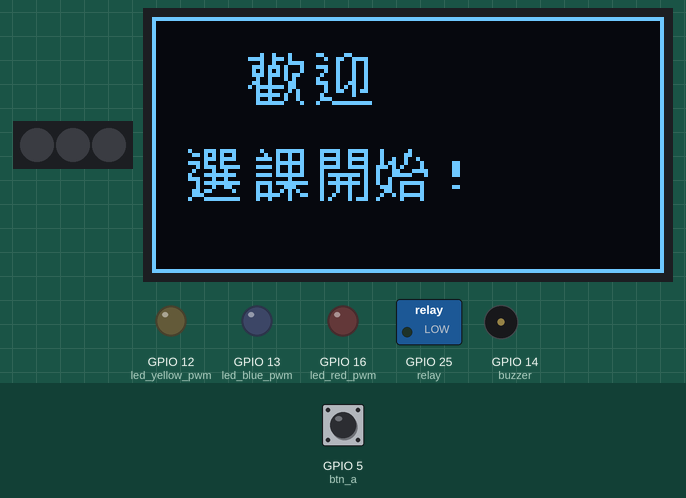
This program was run on a simulated ESP32 board running MicroPython. Shown: 3 RGB LEDs in strip order, left to right, 128×64 one-colour display, switched loads named in the program (green lamp = pin HIGH), output pins drawn as LEDs (lit = HIGH), buzzer (waves = sounding). Inputs (shaded band) come from the test bench; at power-on: GPIO 5 (btn_a) HIGH. Library files of the repository ran but are not shown: ssd1306.py, zhfont.py; what the program prints to the serial console is not drawn.

Above: at 0.8 s.
At 2.9 s:
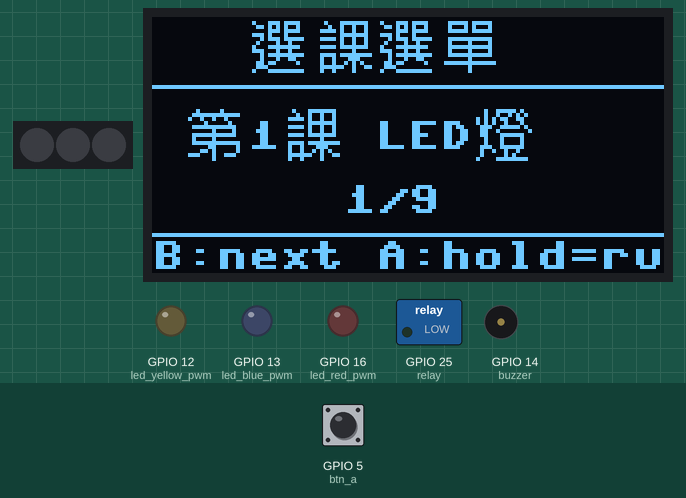
3.0 s: GPIO 5 (btn_a) pulled LOW for 1 s
At 5.3 s:
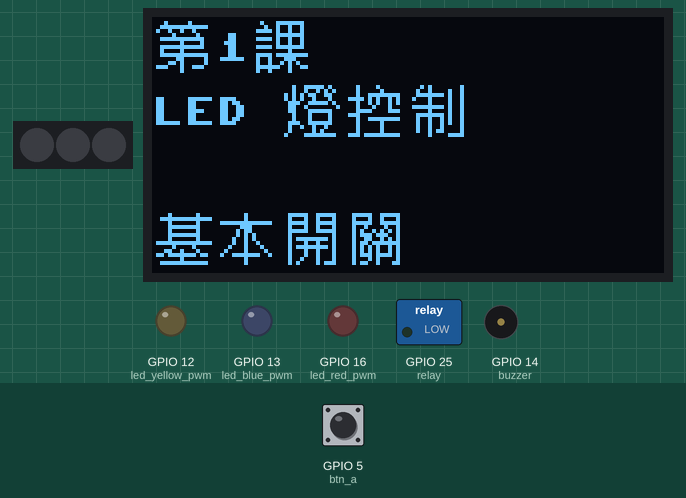
At 8.92 s:
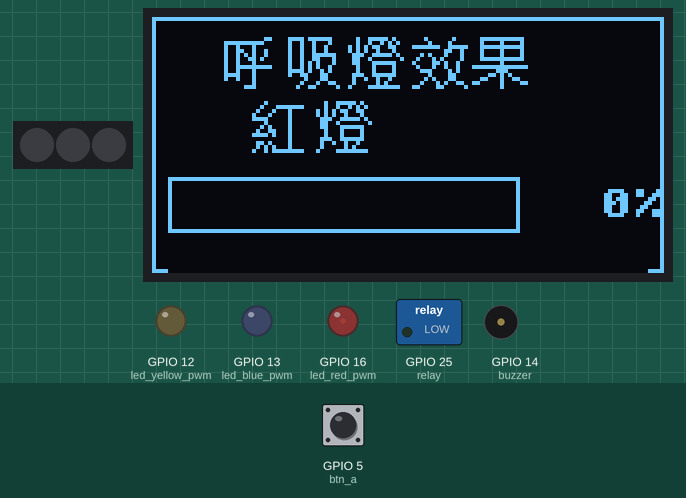
Timing chart, 0 to 22.3 s (numbered marks = the images above; inputs shaded):
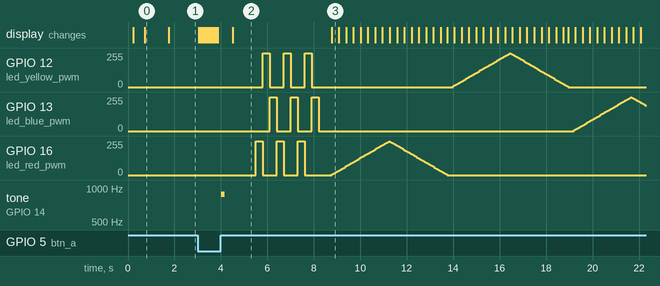

Measured:
- after the input at 3.0 s, GPIO 12 (led_yellow_pwm): 0/255 → 255/255 after 2.8 s, → 0/255 0.30 s later, → 255/255 0.60 s later, → 0/255 0.30 s later, … (134 changes in this stretch); GPIO 13 (led_blue_pwm): 0/255 → 255/255 after 3.1 s, → 0/255 0.30 s later, → 255/255 0.60 s later, → 0/255 0.30 s later, … (86 changes in this stretch)
- what the display in image 0 shows lasts 1.1 s, from 0.7 s to 1.8 s

The program:

main.py
```python
# ============================================
# EZ Start Kit+ 課程選單
# ============================================
# 操作方式：
#   短按 B = 切換下一課
#   長按 A（按住超過 1 秒）= 執行課程
#
# 展示的 MCU 功能：
# 1. IRQ（中斷）：按鈕按下時 MCU 自動通知
# 2. Timer（計時器）防抖動：等一小段時間再處理
# ============================================

from lib.ezkit import *
from machine import Timer

# 課程清單
LESSONS = [
    ("demos/d1_led",       "第1課 LED燈"),
    ("demos/d2_rgb",       "第2課 RGB燈"),
    ("demos/d3_buzzer",    "第3課 蜂鳴器"),
    ("demos/d4_oled",      "第4課 OLED"),
    ("demos/d5_sensors",   "第5課 感測器"),
    ("demos/d6_buttons",   "第6課 按鈕"),
    ("demos/d7_ir",        "第7課 紅外線"),
    ("demos/d8_relay",     "第8課 繼電器"),
    ("demos/d9_full_demo", "第9課 全展示"),
]

current = 0
menu_changed = True
a_press_time = 0

# Timer 防抖動
# ESP32 有 4 個硬體 Timer（編號 0~3）
timer_b = Timer(0)


# === 按鈕 B：IRQ + Timer 防抖動 → 切換課程 ===

def on_btn_b_confirmed(timer):
    """Timer 倒數完，確認 B 真的被按了"""
    global current, menu_changed
    # 讀 3 次確認，避免雜訊誤判
    count = 0
    for _ in range(3):
        if btn_b.value() == 0:
            count += 1
        time.sleep(0.005)
    if count >= 2:              # 至少 2 次讀到按下
        current = (current + 1) % len(LESSONS)
        menu_changed = True
        buzzer.freq(523)
        buzzer.duty(512)
        time.sleep(0.03)
        buzzer.duty(0)


def on_btn_b_irq(pin):
    """按鈕 B 的 IRQ 中斷 — 啟動防抖動 Timer
    等 100ms 後再確認，過濾彈跳雜訊
    """
    timer_b.init(
        mode=Timer.ONE_SHOT,
        period=100,
        callback=on_btn_b_confirmed
    )


# === 按鈕 A：輪詢偵測長按 → 執行課程 ===
# A 用輪詢是因為需要即時顯示長按進度條

# 註冊 B 的 IRQ
btn_b.irq(trigger=Pin.IRQ_FALLING, handler=on_btn_b_irq)


def draw_menu():
    oled.fill(0)
    draw_text(oled, 24, 0, "選課選單")
    oled.hline(0, 17, 128, 1)

    name = LESSONS[current][1]
    draw_text(oled, 8, 22, name)

    oled.text("{}/{}".format(current + 1, len(LESSONS)), 48, 42, 1)

    oled.hline(0, 54, 128, 1)
    oled.text("B:next A:hold=run", 0, 56, 1)
    oled.show()


def run_lesson(idx):
    btn_b.irq(handler=None)    # 關掉 IRQ

    module_path = LESSONS[idx][0]
    mod_name = module_path.replace("/", ".")
    print("執行: {}".format(mod_name))

    # 刪除快取，這樣才能重複執行同一課
    import sys
    if mod_name in sys.modules:
        del sys.modules[mod_name]

    try:
        mod = __import__(mod_name)
    except Exception as e:
        oled.fill(0)
        oled.text("Error:", 0, 0, 1)
        oled.text(str(e)[:16], 0, 16, 1)
        oled.show()
        print("錯誤: {}".format(e))
        time.sleep(3)

    time.sleep(0.5)
    btn_b.irq(trigger=Pin.IRQ_FALLING, handler=on_btn_b_irq)


# === 主程式 ===
print("=== EZ Start Kit+ 課程選單 ===")

oled.fill(0)
draw_border()
typing_effect("歡迎", 24, 8)
time.sleep(0.3)
draw_text(oled, 8, 32, "選課開始!")
oled.show()
time.sleep(1)

last_a = 1

while True:
    a = btn_a.value()

    # 按鈕 A：偵測按下
    if a == 0 and last_a == 1:
        a_press_time = time.ticks_ms()

    # 按鈕 A：放開
    if a == 1 and last_a == 0:
        a_press_time = 0

    # 按住 A 時顯示進度條
    if a == 0 and a_press_time > 0:
        held = time.ticks_diff(time.ticks_ms(), a_press_time)
        oled.fill_rect(0, 54, 128, 10, 0)
        if held > 800:
            oled.text(">>> RUN! <<<", 16, 56, 1)
            oled.show()
            while btn_a.value() == 0:
                time.sleep(0.01)
            a_press_time = 0

            buzzer.freq(880)
            buzzer.duty(512)
            time.sleep(0.15)
            buzzer.duty(0)
            time.sleep(0.3)

            run_lesson(current)
            menu_changed = True
            last_a = 1
            time.sleep(0.5)
            continue
        else:
            bar_w = held * 100 // 800
            oled.rect(14, 56, 100, 7, 1)
            oled.fill_rect(15, 57, bar_w, 5, 1)
        oled.show()
        menu_changed = True
    elif menu_changed:
        draw_menu()
        menu_changed = False

    last_a = a
    time.sleep(0.03)
```

ezkit.py
```python
# ============================================
# ezkit.py — EZ Start Kit+ 共用模組
# ============================================
# 這個檔案把板子上所有硬體的設定集中在一起，
# 這樣每一課的範例只要寫 from lib.ezkit import *
# 就可以直接使用所有元件，不用重複寫設定。
# ============================================

from machine import Pin, ADC, PWM, SoftI2C
import dht
import neopixel
import time
from lib import ssd1306  # 指定套件內的驅動，避免載入板上其他同名檔案
from lib.zhfont import draw_text


# === LED 燈 ===
# 板子上有三顆 LED，分別是紅、黃、藍
# 每顆都有兩種用法：led_red.on()／off() 開關，led_red_pwm.duty(0~1023) 調亮度
# 兩種用法共用同一個 PWM（說明見下面的 class LED）

# PWM 版本的 LED
# PWM 就像快速開關燈，開的時間越長就越亮
# 可以控制亮度（0=全暗, 1023=最亮），不只是開跟關
# freq=1000 表示每秒開關 1000 次，人眼看不到閃爍

led_red_pwm = PWM(Pin(16), freq=1000, duty=0)
led_yellow_pwm = PWM(Pin(12), freq=1000, duty=0)
led_blue_pwm = PWM(Pin(13), freq=1000, duty=0)


class LED:
    """一顆 LED 的開關：on()、off()、value(1)、value(0)。

    同一隻腳如果先建 Pin(16, Pin.OUT)、再建 PWM(Pin(16))，後來的 PWM 會把腳搶走，
    之後 Pin 的 on() 就不會亮（2026-11-16 實板測到）。所以開關也走同一個 PWM：
    on() 就是調到最亮，off() 就是調到 0；要調亮度照樣用 led_red_pwm.duty(0~1023)。
    """

    def __init__(self, pwm):
        self._pwm = pwm
        self._on = 0          # 自己記住開或關（PWM 讀回來的數字不可靠）

    def on(self):
        self.value(1)

    def off(self):
        self.value(0)

    def value(self, v=None):
        if v is None:
            return self._on
        self._on = 1 if v else 0
        self._pwm.duty(1023 if self._on else 0)

    def __call__(self, v=None):
        return self.value(v)

    def toggle(self):
        self.value(0 if self.value() else 1)


led_red = LED(led_red_pwm)          # 紅色 LED（GPIO 16）
led_yellow = LED(led_yellow_pwm)    # 黃色 LED（GPIO 12）
led_blue = LED(led_blue_pwm)        # 藍色 LED（GPIO 13）


# === 按鈕 ===
# Pin.IN 表示這個腳位是「輸入」，用來讀取按鈕狀態
# PULL_UP 讓按鈕沒按的時候保持高電位（讀到 1）
# 按下按鈕時會讀到 0

btn_a = Pin(5, Pin.IN, Pin.PULL_UP)   # 按鈕 A 接在 GPIO 5
btn_b = Pin(36, Pin.IN)                # 按鈕 B 接在 GPIO 36


# === 感測器 ===
# ADC 把感測器的類比訊號轉成數字（0~4095）
# 數字越大表示訊號越強
# ATTN_11DB 讓 ADC 可以讀到 0~3.3V 的範圍

light_sensor = ADC(Pin(39))            # 光敏電阻（感測光線強弱）
light_sensor.atten(ADC.ATTN_11DB)

potentiometer = ADC(Pin(34))           # 可變電阻（旋鈕）
potentiometer.atten(ADC.ATTN_11DB)


# === 蜂鳴器 ===
# 用 PWM 控制蜂鳴器發出不同頻率的聲音
# freq=頻率（Hz），數字越大聲音越高
# duty=音量（0=靜音, 512=一般音量）

buzzer = PWM(Pin(14), freq=1000, duty=0)


# === DHT11 溫濕度感測器 ===
# 可以量測溫度（0~50°C）和濕度（20~80%）

dht_sensor = dht.DHT11(Pin(15))


# === WS2812 RGB LED（三顆全彩 LED）===
# 每顆 LED 可以顯示任何顏色
# 用 (紅, 綠, 藍) 三個數字設定顏色，每個 0~255

NUM_PIXELS = 3
np = neopixel.NeoPixel(Pin(26), NUM_PIXELS)


# === 紅外線接收器 ===
# 接收遙控器發出的紅外線訊號

ir_pin = Pin(33, Pin.IN)


# === 繼電器 ===
# 繼電器就像一個電子開關，可以控制大電壓的電器
# on() = 開，off() = 關

relay = Pin(25, Pin.OUT)
relay.value(0)  # 開機時預設關閉


# === OLED 螢幕（1.3 吋，128x64 像素）===
# I2C 是一種通訊方式，用兩條線（SDA 資料線、SCL 時鐘線）跟螢幕溝通

i2c = SoftI2C(sda=Pin(21), scl=Pin(22))
oled = ssd1306.SSD1306_I2C(128, 64, i2c)


# ============================================
# 以下是工具函式，讓你更方便地控制硬體
# ============================================

def oled_zh(line1="", line2="", line3="", line4=""):
    """在 OLED 上顯示中文，最多四行，每行最多 8 個中文字"""
    oled.fill(0)  # 先清空螢幕
    if line1:
        draw_text(oled, 0, 0, line1)
    if line2:
        draw_text(oled, 0, 16, line2)
    if line3:
        draw_text(oled, 0, 32, line3)
    if line4:
        draw_text(oled, 0, 48, line4)
    oled.show()  # 把畫面送到螢幕上


def draw_border():
    """畫一個邊框在螢幕周圍"""
    oled.rect(0, 0, 128, 64, 1)


def draw_progress_bar(x, y, w, h, pct):
    """畫一個進度條
    x, y = 左上角位置
    w, h = 寬度和高度
    pct = 百分比（0~100）
    """
    oled.rect(x, y, w, h, 1)  # 外框
    fill_w = int((w - 2) * pct / 100)
    if fill_w > 0:
        oled.fill_rect(x + 1, y + 1, fill_w, h - 2, 1)  # 填滿的部分


def scroll_text(text, y, speed=3):
    """讓文字從右邊捲到左邊（跑馬燈效果）"""
    text_w = len(text) * 16
    for x in range(128, -text_w, -speed):
        oled.fill_rect(0, y, 128, 16, 0)
        draw_text(oled, x, y, text)
        oled.show()
        time.sleep(0.02)


def typing_effect(text, x, y, delay=0.15):
    """打字機效果，一個字一個字慢慢出現"""
    for i in range(len(text)):
        ch = text[i]
        draw_text(oled, x + i * 16, y, ch)
        oled.show()
        time.sleep(delay)


def all_leds_off():
    """關閉所有 LED（包含紅黃藍和 RGB）"""
    led_red_pwm.duty(0)
    led_yellow_pwm.duty(0)
    led_blue_pwm.duty(0)
    for i in range(NUM_PIXELS):
        np[i] = (0, 0, 0)
    np.write()


def np_fill(r, g, b):
    """讓三顆 RGB LED 都亮同一個顏色"""
    for i in range(NUM_PIXELS):
        np[i] = (r, g, b)
    np.write()


def np_clear():
    """關閉所有 RGB LED"""
    np_fill(0, 0, 0)


def hsv_to_rgb(h, s, v):
    """把 HSV 色彩轉換成 RGB
    這個函式讓你用「色相」來選顏色，比較直覺：
    h = 色相（0~360）：0=紅, 60=黃, 120=綠, 180=青, 240=藍, 300=紫
    s = 飽和度（0~1）：0=灰色, 1=鮮豔
    v = 亮度（0~1）：0=全黑, 1=最亮
    回傳 (r, g, b) 三個數字，每個 0~255
    """
    h = h % 360
    c = v * s
    x = c * (1 - abs((h / 60) % 2 - 1))
    m = v - c
    if h < 60:
        r, g, b = c, x, 0
    elif h < 120:
        r, g, b = x, c, 0
    elif h < 180:
        r, g, b = 0, c, x
    elif h < 240:
        r, g, b = 0, x, c
    elif h < 300:
        r, g, b = x, 0, c
    else:
        r, g, b = c, 0, x
    return (int((r + m) * 255), int((g + m) * 255), int((b + m) * 255))
```
